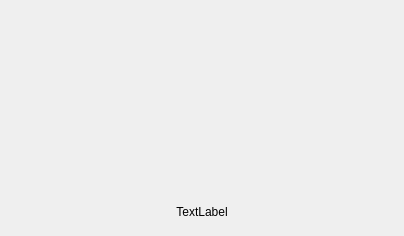
<?xml version="1.0" encoding="UTF-8"?>
<ui version="4.0">
 <class>BioAuthWidget</class>
 <widget class="QWidget" name="BioAuthWidget">
  <property name="geometry">
   <rect>
    <x>0</x>
    <y>0</y>
    <width>404</width>
    <height>236</height>
   </rect>
  </property>
  <property name="windowTitle">
   <string>Form</string>
  </property>
  <layout class="QVBoxLayout" name="verticalLayout_3">
   <property name="spacing">
    <number>0</number>
   </property>
   <property name="topMargin">
    <number>0</number>
   </property>
   <property name="bottomMargin">
    <number>0</number>
   </property>
   <item>
    <layout class="QVBoxLayout" name="verticalLayout_2">
     <property name="topMargin">
      <number>0</number>
     </property>
     <item>
      <layout class="QHBoxLayout" name="horizontalLayout_4">
       <property name="topMargin">
        <number>20</number>
       </property>
       <item>
        <spacer name="horizontalSpacer">
         <property name="orientation">
          <enum>Qt::Horizontal</enum>
         </property>
         <property name="sizeHint" stdset="0">
          <size>
           <width>40</width>
           <height>20</height>
          </size>
         </property>
        </spacer>
       </item>
       <item>
        <widget class="QLabel" name="lblBioImage">
         <property name="minimumSize">
          <size>
           <width>128</width>
           <height>128</height>
          </size>
         </property>
         <property name="maximumSize">
          <size>
           <width>128</width>
           <height>128</height>
          </size>
         </property>
         <property name="text">
          <string/>
         </property>
         <property name="alignment">
          <set>Qt::AlignCenter</set>
         </property>
        </widget>
       </item>
       <item>
        <spacer name="horizontalSpacer_2">
         <property name="orientation">
          <enum>Qt::Horizontal</enum>
         </property>
         <property name="sizeHint" stdset="0">
          <size>
           <width>40</width>
           <height>20</height>
          </size>
         </property>
        </spacer>
       </item>
      </layout>
     </item>
     <item>
      <widget class="QLabel" name="lblBioDevice">
       <property name="minimumSize">
        <size>
         <width>0</width>
         <height>20</height>
        </size>
       </property>
       <property name="maximumSize">
        <size>
         <width>16777215</width>
         <height>20</height>
        </size>
       </property>
       <property name="text">
        <string/>
       </property>
       <property name="alignment">
        <set>Qt::AlignCenter</set>
       </property>
      </widget>
     </item>
     <item>
      <widget class="QLabel" name="lblBioNotify">
       <property name="minimumSize">
        <size>
         <width>0</width>
         <height>20</height>
        </size>
       </property>
       <property name="maximumSize">
        <size>
         <width>16777215</width>
         <height>20</height>
        </size>
       </property>
       <property name="text">
        <string/>
       </property>
       <property name="alignment">
        <set>Qt::AlignCenter</set>
       </property>
       <property name="wordWrap">
        <bool>true</bool>
       </property>
      </widget>
     </item>
     <item>
      <widget class="QLabel" name="label">
       <property name="minimumSize">
        <size>
         <width>0</width>
         <height>20</height>
        </size>
       </property>
       <property name="maximumSize">
        <size>
         <width>16777215</width>
         <height>20</height>
        </size>
       </property>
       <property name="text">
        <string>TextLabel</string>
       </property>
       <property name="alignment">
        <set>Qt::AlignCenter</set>
       </property>
      </widget>
     </item>
    </layout>
   </item>
  </layout>
 </widget>
 <resources/>
 <connections/>
</ui>
